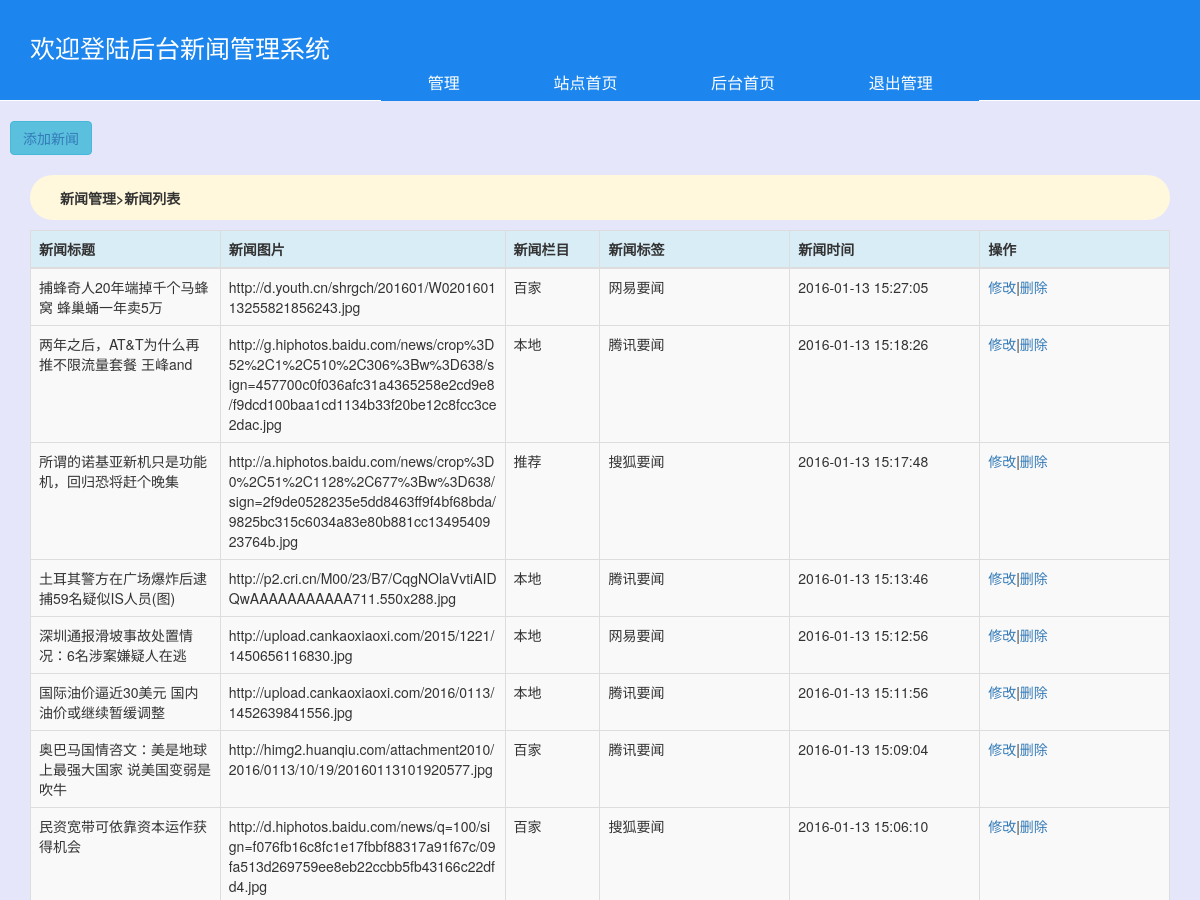
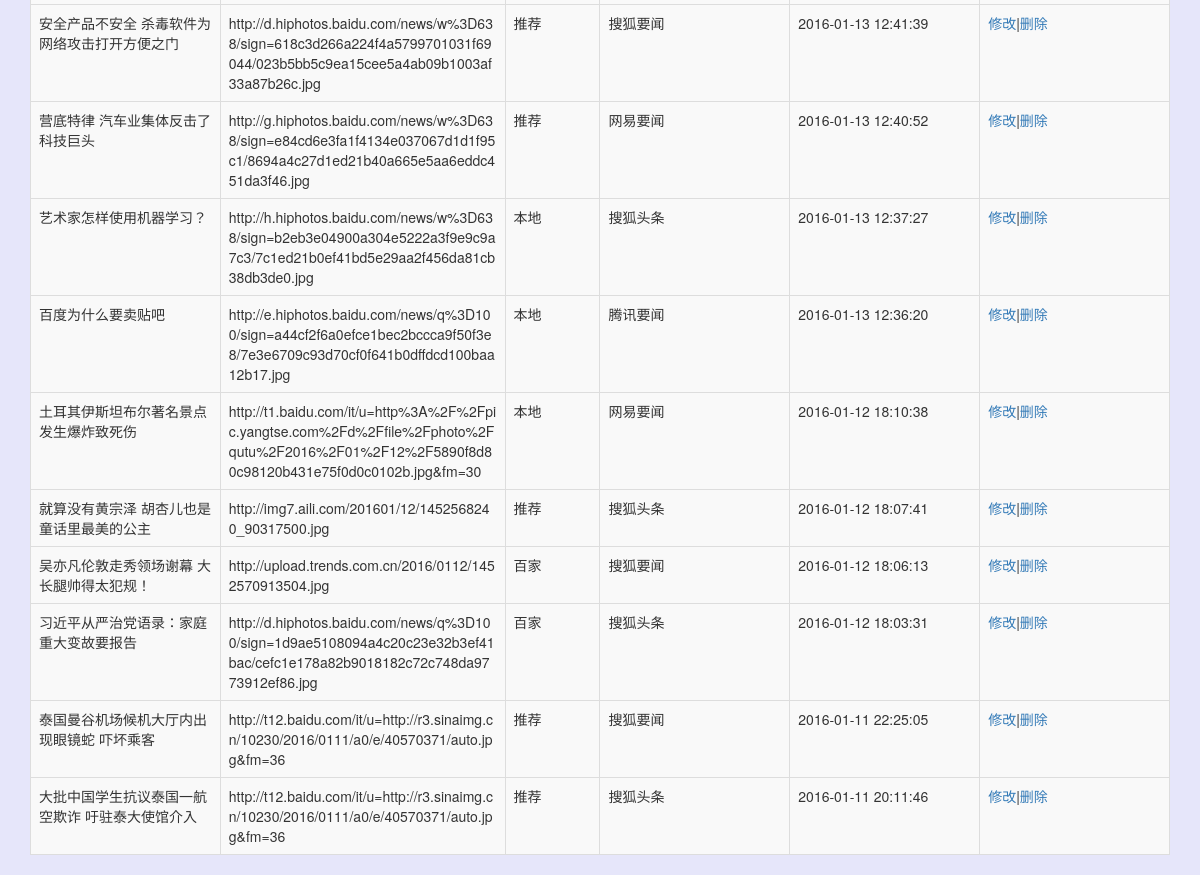
Page /newsAdmin/index.php on the committed database (2 pictures, top to bottom).
### tables this page shows
CREATE TABLE `t_new` (
  `id` int(11) NOT NULL AUTO_INCREMENT,
  `title` varchar(50) NOT NULL,
  `img` varchar(200) NOT NULL,
  `col_id` int(11) NOT NULL,
  `create_time` timestamp NOT NULL DEFAULT CURRENT_TIMESTAMP,
  `tag_id` int(11) NOT NULL,
  PRIMARY KEY (`id`)
);

CREATE TABLE `t_column` (
  `id` int(11) NOT NULL AUTO_INCREMENT,
  `col_name` varchar(50) NOT NULL,
  PRIMARY KEY (`id`)
);

CREATE TABLE `t_tag` (
  `id` int(11) NOT NULL AUTO_INCREMENT,
  `tag_name` varchar(50) NOT NULL,
  PRIMARY KEY (`id`)
);

### newsAdmin/index.php (the view, shortened to what this page needs)
<!DOCTYPE html>
<html lang="en">
<head>
    <link rel="stylesheet" href="css/bootstrap.css">
    <link rel="stylesheet" href="css/manage.css">
</head>
<body>
    <div class="container-fluid">
        <div class="top">
            <div class="welcom">欢迎登陆后台新闻管理系统</div>
            <div class="first">管理</div>
            <div class="second">站点首页</div>
            <div class="three">后台首页</div>
            <div class="for">退出管理</div>
        </div>
        <div class="article">
            <div class="right">
                <button class="btn  btn-info" type="submit">
                    <a href="increase.html">添加新闻</a>
                </button>
                <div class="small-box">
                    <b>新闻管理>新闻列表</b>
                </div>
                <?php
                    $result = mysql_query("SELECT A1.id,A1.title,A1.img,A1.create_time,A2.tag_name,A3.col_name FROM t_new A1 left join t_tag A2 on A1.tag_id=A2.id left join t_column A3 on A1.col_id=A3.id ORDER BY A1.id DESC");
                    $dataCount = mysql_num_rows($result);
                ?>
                <table class="table table-striped  table-bordered table-hover table-responsive">
                    <thead>
                        <tr class="info">
                            <th>新闻标题</th>
                            <th>新闻图片</th>
                            <th>新闻栏目</th>
                            <th>新闻标签</th>
                            <th>新闻时间</th>
                            <th>操作</th>
                        </tr>
                    </thead>
                    <tbody>
                    <?php
                        for ($i=0; $i < $dataCount; $i++) {
                            $result_arr = mysql_fetch_assoc($result);
                            $id = $result_arr["id"];
                            $title = $result_arr["title"];
                            $img = $result_arr["img"];
                            $colName = $result_arr["col_name"];
                            $createTime = $result_arr["create_time"];
                            $tagName = $result_arr["tag_name"];
                            echo "<tr>"
                                ."<td class='td_title col-lg-2 col-md-2 col-sm-2'>$title</td>"
                                ."<td class='td_img col-lg-3 col-md-3 col-sm-3'>$img</td>"
                                ."<td class='td_col col-lg-1 col-md-1 col-sm-1'>$colName</td>"
                                ."<td class='td_tag col-lg-2 col-md-2 col-sm-2'>$tagName</td>"
                                ."<td class='td_cTime col-lg-2 col-md-2 col-sm-2'>$createTime</td>"
                                ."<td class='td_operate col-lg-2 col-md-2 col-sm-2'><a href='date.php?id=$id'>修改</a>|<a href='delete.php?id=$id'>删除</a></td>"
                                ."<tr>";
                        };
                    ?>
                    </tbody>
                </table>
            </div>
        </div>
    </div>
</body>
</html>

### newsAdmin/css/manage.css (style rules this page uses)
* { margin: 0; padding: 0; }
.container-fluid { width: auto; padding-left: 0px; padding-right: 0px; }
.top { width: 100%; height: 100px; min-width: 60%; background-color: #1C86EE; padding-top: 30px; padding-left: 30px; font-size: 25px; color: #fff; }
.first { background-color: #1C86EE; font-size: 16px; float: left; padding: 6px 4%; margin-left: 30%; }
.second { background-color: #1C86EE; font-size: 16px; float: left; padding: 6px 4%; }
.three { background-color: #1C86EE; font-size: 16px; float: left; padding: 6px 4%; }
.for { background-color: #1C86EE; font-size: 16px; float: left; padding: 6px 4%; }
.right { width: 100%; height: auto; min-width: 85%; background-color: #E6E6FA; float: left; }
.btn { margin-top: 20px; margin-left: 10px; color: #fff; }
.small-box { width: 95%; height: 45px; background-color: #FFF8DC; margin-left: 30px; margin-top: 20px; border-radius: 50px; }
b { position: relative; top: 13px; padding-left: 30px; }
.table { width: 95%; height: auto; margin-top: 10px; margin-left: 30px; }
.td_title { max-width: 100px; }
.td_img { max-width: 200px; word-wrap:break-word; overflow: hidden; }
.td_col { max-width: 20px; }
.td_tag { max-width:50px; }
.td_cTime { max-width: 60px; }
.td_operate { max-width: 60px; }

### rows in the picture
t_new: title "捕蜂奇人20年端掉千个马蜂窝 蜂巢蛹一年卖5万", img "http://d.youth.cn/shrgch/201601/W020160113255821856243.jpg", t_column.col_name "百家", tag.tag_name "网易要闻", create_time "2016-01-13 15:27:05"
t_new: title "两年之后，AT&T为什么再推不限流量套餐 王峰and", img "http://g.hiphotos.baidu.com/news/crop%3D52%2C1%2C510%2C306%3Bw%3D638/sign=457700c0f036afc31a4365258e2cd9e8/f9dcd100baa1cd1134b33f20be12c8fcc3ce2dac.jpg", t_column.col_name "本地", tag.tag_name "腾讯要闻", create_time "2016-01-13 15:18:26"
t_new: title "所谓的诺基亚新机只是功能机，回归恐将赶个晚集", img "http://a.hiphotos.baidu.com/news/crop%3D0%2C51%2C1128%2C677%3Bw%3D638/sign=2f9de0528235e5dd8463ff9f4bf68bda/9825bc315c6034a83e80b881cc1349540923764b.jpg", t_column.col_name "推荐", tag.tag_name "搜狐要闻", create_time "2016-01-13 15:17:48"
t_new: title "土耳其警方在广场爆炸后逮捕59名疑似IS人员(图)", img "http://p2.cri.cn/M00/23/B7/CqgNOlaVvtiAIDQwAAAAAAAAAAA711.550x288.jpg", t_column.col_name "本地", tag.tag_name "腾讯要闻", create_time "2016-01-13 15:13:46"
t_new: title "深圳通报滑坡事故处置情况：6名涉案嫌疑人在逃", img "http://upload.cankaoxiaoxi.com/2015/1221/1450656116830.jpg", t_column.col_name "本地", tag.tag_name "网易要闻", create_time "2016-01-13 15:12:56"
t_new: title "国际油价逼近30美元 国内油价或继续暂缓调整", img "http://upload.cankaoxiaoxi.com/2016/0113/1452639841556.jpg", t_column.col_name "本地", tag.tag_name "腾讯要闻", create_time "2016-01-13 15:11:56"
t_new: title "奥巴马国情咨文：美是地球上最强大国家 说美国变弱是吹牛", img "http://himg2.huanqiu.com/attachment2010/2016/0113/10/19/20160113101920577.jpg", t_column.col_name "百家", tag.tag_name "腾讯要闻", create_time "2016-01-13 15:09:04"
t_new: title "民资宽带可依靠资本运作获得机会", img "http://d.hiphotos.baidu.com/news/q=100/sign=f076fb16c8fc1e17fbbf88317a91f67c/09fa513d269759ee8eb22ccbb5fb43166c22dfd4.jpg", t_column.col_name "百家", tag.tag_name "搜狐要闻", create_time "2016-01-13 15:06:10"
t_new: title "安全产品不安全 杀毒软件为网络攻击打开方便之门", img "http://d.hiphotos.baidu.com/news/w%3D638/sign=618c3d266a224f4a5799701031f69044/023b5bb5c9ea15cee5a4ab09b1003af33a87b26c.jpg", t_column.col_name "推荐", tag.tag_name "搜狐要闻", create_time "2016-01-13 12:41:39"
t_new: title "营底特律 汽车业集体反击了科技巨头", img "http://g.hiphotos.baidu.com/news/w%3D638/sign=e84cd6e3fa1f4134e037067d1d1f95c1/8694a4c27d1ed21b40a665e5aa6eddc451da3f46.jpg", t_column.col_name "推荐", tag.tag_name "网易要闻", create_time "2016-01-13 12:40:52"
t_new: title "艺术家怎样使用机器学习？", img "http://h.hiphotos.baidu.com/news/w%3D638/sign=b2eb3e04900a304e5222a3f9e9c9a7c3/7c1ed21b0ef41bd5e29aa2f456da81cb38db3de0.jpg", t_column.col_name "本地", tag.tag_name "搜狐头条", create_time "2016-01-13 12:37:27"
t_new: title "百度为什么要卖贴吧", img "http://e.hiphotos.baidu.com/news/q%3D100/sign=a44cf2f6a0efce1bec2bccca9f50f3e8/7e3e6709c93d70cf0f641b0dffdcd100baa12b17.jpg", t_column.col_name "本地", tag.tag_name "腾讯要闻", create_time "2016-01-13 12:36:20"
t_new: title "土耳其伊斯坦布尔著名景点发生爆炸致死伤", img "http://t1.baidu.com/it/u=http%3A%2F%2Fpic.yangtse.com%2Fd%2Ffile%2Fphoto%2Fqutu%2F2016%2F01%2F12%2F5890f8d80c98120b431e75f0d0c0102b.jpg&fm=30", t_column.col_name "本地", tag.tag_name "网易要闻", create_time "2016-01-12 18:10:38"
t_new: title "就算没有黄宗泽 胡杏儿也是童话里最美的公主", img "http://img7.aili.com/201601/12/1452568240_90317500.jpg", t_column.col_name "推荐", tag.tag_name "搜狐头条", create_time "2016-01-12 18:07:41"
t_new: title "吴亦凡伦敦走秀领场谢幕 大长腿帅得太犯规！", img "http://upload.trends.com.cn/2016/0112/1452570913504.jpg", t_column.col_name "百家", tag.tag_name "搜狐要闻", create_time "2016-01-12 18:06:13"
t_new: title "习近平从严治党语录：家庭重大变故要报告", img "http://d.hiphotos.baidu.com/news/q%3D100/sign=1d9ae5108094a4c20c23e32b3ef41bac/cefc1e178a82b9018182c72c748da9773912ef86.jpg", t_column.col_name "百家", tag.tag_name "搜狐头条", create_time "2016-01-12 18:03:31"
t_new: title "泰国曼谷机场候机大厅内出现眼镜蛇 吓坏乘客", img "http://t12.baidu.com/it/u=http://r3.sinaimg.cn/10230/2016/0111/a0/e/40570371/auto.jpg&fm=36", t_column.col_name "推荐", tag.tag_name "搜狐要闻", create_time "2016-01-11 22:25:05"
t_new: title "大批中国学生抗议泰国一航空欺诈 吁驻泰大使馆介入", img "http://t12.baidu.com/it/u=http://r3.sinaimg.cn/10230/2016/0111/a0/e/40570371/auto.jpg&fm=36", t_column.col_name "推荐", tag.tag_name "搜狐头条", create_time "2016-01-11 20:11:46"
